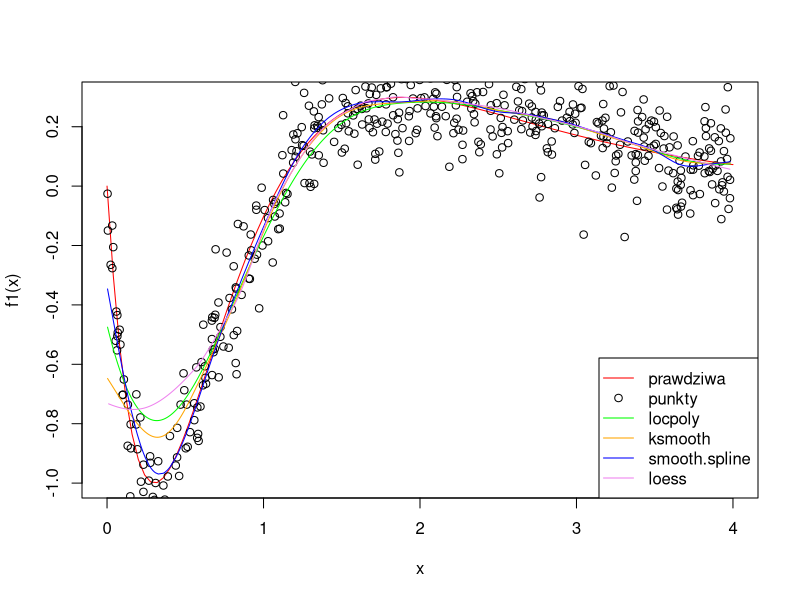
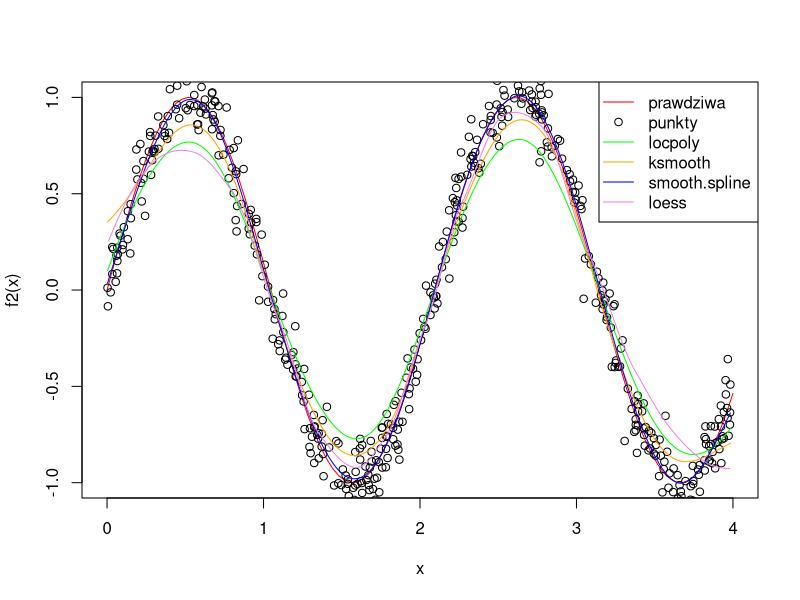
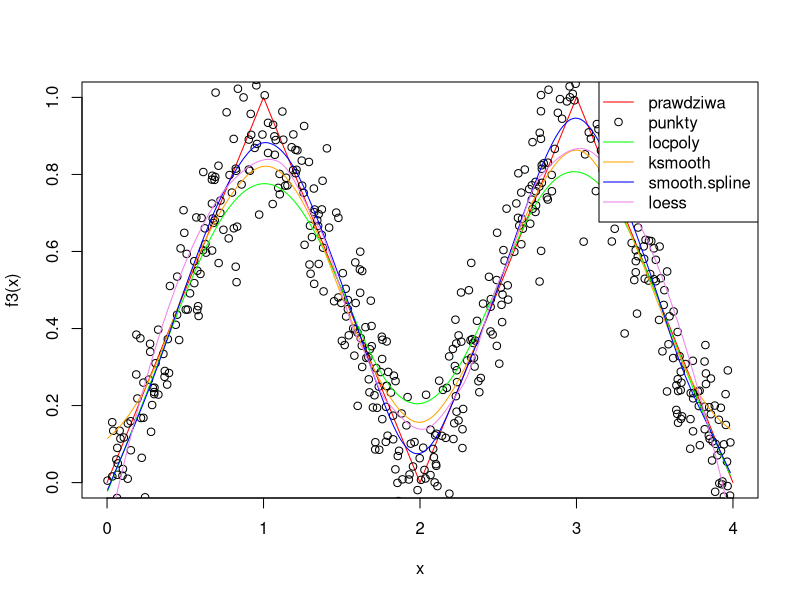

These figures' R source, in order:
# data mining - zadanie domowe nr 4 - MARTA SOMMER BSMAD

library("KernSmooth")

# stworzenie modelu:

n <- 500
x <- runif(n,min=0,max=4)
eps <- rnorm(n,0,0.1)

f1 <- function(x){
  
  4.26*(exp(-x)-4*exp(-2*x)+3*exp(-3*x))

}

f2 <- function(x){sin(3*x)}

f3 <- function(x){
  (x>0 & x<=1)*x + (x>1 & x<=2)*(-x+2) + (x>2 & x<=3)*(x-2) + (x>3 & x<=4)*(-x+4)
}

y1 <- f1(x)+eps
y2 <- f2(x)+eps
y3 <- f3(x)+eps

# dopasowanie krzywych roznymi metodami: 

l1 <- locpoly(x,y1,bandwidth=0.25)
l2 <- locpoly(x,y2,bandwidth=0.25)
l3 <- locpoly(x,y3,bandwidth=0.25)

k1 <- ksmooth(x,y1,kernel="normal")
k2 <- ksmooth(x,y2,kernel="normal")
k3 <- ksmooth(x,y3,kernel="normal")

s1 <- smooth.spline(x,y1,spar=0.75)
s2 <- smooth.spline(x,y2,spar=0.75)
s3 <- smooth.spline(x,y3,spar=0.75)

lo1 <- loess(y1~x,span=0.5)
lo2 <- loess(y2~x,span=0.5)
lo3 <- loess(y3~x,span=0.5)

plo1 <- predict(lo1,data.frame(x=seq(0,4,by=0.01)))
plo2 <- predict(lo2,data.frame(x=seq(0,4,by=0.01)))
plo3 <- predict(lo3,data.frame(x=seq(0,4,by=0.01)))

# wykresy:

curve(f1,from=0,to=4,col="red")
matplot(x,y1,type="p",pch=1,add=TRUE)
matplot(l1$x,l1$y,type="l",col="green",add=TRUE)
matplot(k1$x,k1$y,type="l",col="orange",add=TRUE)
matplot(s1$x,s1$y,type="l",col="blue",add=TRUE)
matplot(seq(0,4,by=0.01),plo1,type="l",col="violet",add=TRUE)
legend("bottomright",col=c("red","black","green","orange","blue","violet"),
       c("prawdziwa","punkty","locpoly","ksmooth","smooth.spline","loess"),
       lty=c(1,0,1,1,1,1), pch=c(NA,1,NA,NA,NA,NA))

curve(f2,from=0,to=4,col="red")
matplot(x,y2,type="p",pch=1,add=TRUE)
matplot(l2$x,l2$y,type="l",col="green",add=TRUE)
matplot(k2$x,k2$y,type="l",col="orange",add=TRUE)
matplot(s2$x,s2$y,type="l",col="blue",add=TRUE)
matplot(seq(0,4,by=0.01),plo2,type="l",col="violet",add=TRUE)
legend("topright",col=c("red","black","green","orange","blue","violet"),
       c("prawdziwa","punkty","locpoly","ksmooth","smooth.spline","loess"),
       lty=c(1,0,1,1,1,1), pch=c(NA,1,NA,NA,NA,NA))
  
curve(f3,from=0,to=4,col="red")
matplot(x,y3,type="p",pch=1,add=TRUE)
matplot(l3$x,l3$y,type="l",col="green",add=TRUE)
matplot(k3$x,k3$y,type="l",col="orange",add=TRUE)
matplot(s3$x,s3$y,type="l",col="blue",add=TRUE)
matplot(seq(0,4,by=0.01),plo3,type="l",col="violet",add=TRUE)
legend("topright",col=c("red","black","green","orange","blue","violet"),
       c("prawdziwa","punkty","locpoly","ksmooth","smooth.spline","loess"),
       lty=c(1,0,1,1,1,1), pch=c(NA,1,NA,NA,NA,NA))

# ISE:

ise_l1 <- sum((f1(l1$x)-l1$y)^2)/length(l1$x)
ise_l2 <- sum((f2(l2$x)-l2$y)^2)/length(l2$x)
ise_l3 <- sum((f3(l3$x)-l3$y)^2)/length(l3$x)

ise_l1; ise_l2; ise_l3


ise_k1 <- sum((f1(k1$x)-k1$y)^2)/length(k1$x)
ise_k2 <- sum((f2(k2$x)-k2$y)^2)/length(k2$x)
ise_k3 <- sum((f3(k3$x)-k3$y)^2)/length(k3$x)

ise_k1; ise_k2; ise_k3


ise_s1 <- sum((f1(s1$x)-s1$y)^2)/length(s1$x)
ise_s2 <- sum((f2(s2$x)-s2$y)^2)/length(s2$x)
ise_s3 <- sum((f3(s3$x)-s3$y)^2)/length(s3$x)

ise_s1; ise_s2; ise_s3

w1 <- which(is.na(plo1)==TRUE)
w2 <- which(is.na(plo2)==TRUE)
w3 <- which(is.na(plo3)==TRUE)

ise_lo1 <- sum((f1(seq(0,4,by=0.01)[-w1])-plo1[-w1])^2)/length(plo1[-w1])
ise_lo2 <- sum((f2(seq(0,4,by=0.01)[-w2])-plo2[-w2])^2)/length(plo2[-w2])
ise_lo3 <- sum((f3(seq(0,4,by=0.01)[-w3])-plo3[-w3])^2)/length(plo3[-w3])

ise_lo1; ise_lo2; ise_lo3

# zaleznosc miedzy bledem ise i liczba obserwacji:


















